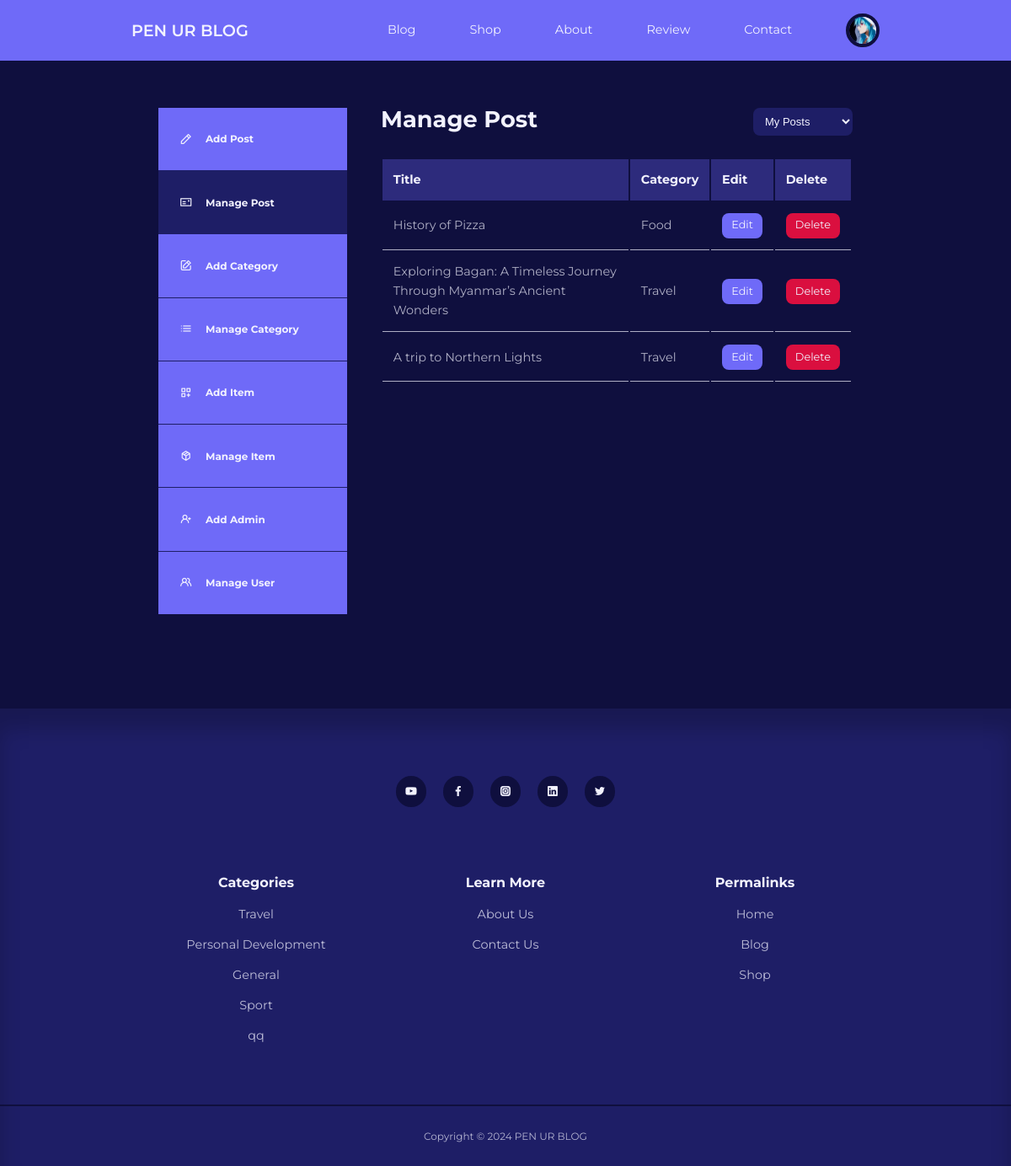
/blog/admin/ (signed in), run on the app's committed database.
### tables this page shows
CREATE TABLE `users` (
  `id` int(11) UNSIGNED NOT NULL,
  `username` varchar(50) NOT NULL,
  `email` varchar(100) NOT NULL,
  `password` varchar(255) NOT NULL,
  `avatar` varchar(255) NOT NULL,
  `is_admin` tinyint(1) NOT NULL,
  `bio` varchar(255) NOT NULL,
  `reset_token_hash` varchar(64) DEFAULT NULL,
  `reset_token_expires_at` datetime DEFAULT NULL
);

CREATE TABLE `posts` (
  `id` int(11) UNSIGNED NOT NULL,
  `title` varchar(255) NOT NULL,
  `body` text NOT NULL,
  `thumbnail` varchar(255) NOT NULL,
  `date_time` timestamp NOT NULL DEFAULT current_timestamp(),
  `category_id` int(11) UNSIGNED DEFAULT NULL,
  `author_id` int(11) UNSIGNED NOT NULL,
  `is_featured` tinyint(1) NOT NULL
);

CREATE TABLE `categories` (
  `id` int(11) UNSIGNED NOT NULL,
  `title` varchar(50) NOT NULL,
  `description` text NOT NULL
);

### blog/admin/partials/header.php (called while the page is built, shortened)
<?php
require '../partials/header.php';

### blog/admin/index.php (the view, shortened to what this page needs)
<?php
include 'partials/header.php';
$current_user_id = $_SESSION['user-id'];
$filter = isset($_GET['filter']) ? $_GET['filter'] : 'my_posts';
if ($user['is_admin'] == 1) {
    if ($filter === 'my_posts') {
        $query = "SELECT id, title, category_id, author_id FROM posts WHERE author_id=$current_user_id ORDER BY id DESC";
    } elseif ($filter === 'others_posts') {
        $query = "SELECT posts.id, posts.title, posts.category_id, posts.author_id, users.username FROM posts JOIN users ON posts.author_id = users.id WHERE posts.author_id != $current_user_id ORDER BY posts.id DESC";
    }
} else {
    $query = "SELECT id, title, category_id, author_id FROM posts WHERE author_id=$current_user_id ORDER BY id DESC";
}
$posts = mysqli_query($connection, $query);
?>
<section class="dashboard">
    <div class="container dashboard__container">
        <aside>
            <ul>
                <li>
                    <a href="add-post.php"><i class="uil uil-pen"></i>
                    <h5>Add Post</h5>
                    </a>
                </li>
                <li>
                    <a href="index.php" class="active"><i class="uil uil-postcard"></i>
                    <h5>Manage Post</h5>
                    </a>
                </li>
                <li>
                    <a href="add-category.php"><i class="uil uil-edit"></i>
                    <h5>Add Category</h5>
                    </a>
                </li>
                <?php if (isset($_SESSION['user_is_admin'])) : ?>
                    <li>
                        <a href="manage-categories.php"><i class="uil uil-list-ul"></i>
                        <h5>Manage Category</h5>
                        </a>
                    </li>
                    <li>
                        <a href="add-item.php"><i class="uil uil-create-dashboard"></i>
                        <h5>Add Item</h5>
                        </a>
                    </li>
                    <li>
                        <a href="manage-item.php"><i class="uil uil-box"></i>
                        <h5>Manage Item</h5>
                        </a>
                    </li>
                    <li>
                        <a href="add-user.php"><i class="uil uil-user-plus"></i>
                        <h5>Add Admin</h5>
                        </a>
                    </li>
                    <li>
                        <a href="manage-users.php"><i class="uil uil-users-alt"></i>
                        <h5>Manage User</h5>
                        </a>
                    </li>
                <?php endif ?>
            </ul>
        </aside>
        <main>
            <div class="filters">
                <h2>Manage Post</h2>
                <?php if ($user['is_admin'] == 1) : ?>
                    <form method="GET" action="">
                        <select name="filter" onchange="this.form.submit()" class="filter__tag">
                            <option value="my_posts" <?= isset($_GET['filter']) && $_GET['filter'] === 'my_posts' ? 'selected' : '' ?>>My Posts</option>
                        </select>
                    </form>
                <?php endif ?>
            </div>
            <?php if (mysqli_num_rows($posts) > 0) : ?>
                <div class="scroll_table">
                    <table>
                        <thead>
                            <tr>
                                <th>Title</th>
                                <th>Category</th>
                                <?php if ($filter == 'my_posts') : ?>
                                    <th>Edit</th>
                                <?php else : ?>
                                    <th>Edit</th>
                                    <th>Author Name</th>
                                <?php endif ?>
                                <th>Delete</th>
                            </tr>
                        </thead>
                        <tbody>
                            <?php while ($post = mysqli_fetch_assoc($posts)) : ?>
                                <?php
                                $category_id = $post['category_id'];
                                $category_query = "SELECT title FROM categories WHERE id=$category_id";
                                $category_result = mysqli_query($connection, $category_query);
                                $category = mysqli_fetch_assoc($category_result);
                                ?>
                                <tr>
                                    <td><?= $post['title'] ?></td>
                                    <td><?= $category['title'] ?></td>
                                    <?php if ($filter == 'my_posts') : ?>
                                        <td><a href="<?= ROOT_URL ?>admin/edit-post.php?id=<?= $post['id'] ?>" class="btn sm">Edit</a></td>
                                    <?php else : ?>
                                        <td><?= $post['username'] ?></td>
                                        <td><a href="<?= ROOT_URL ?>admin/edit-all-post.php?id=<?= $post['id'] ?>" class="btn sm">Edit</a></td>
                                    <?php endif ?>
                                    <td><a href="<?= ROOT_URL ?>admin/delete-post.php?id=<?= $post['id'] ?>" class="btn sm danger">Delete</a></td>
                                </tr>
                            <?php endwhile ?>
                        </tbody>
                    </table>
                </div>
            <?php else : ?>
                <div class="alert__message error"><?= "No posts found" ?></div>
            <?php endif ?>
        </main>
    </div>
</section>
<?php
include '../partials/footer.php';
?>

### blog/partials/header.php (shortened to what this page needs)
<?php
require 'config/database.php';
if (isset($_SESSION['user-id'])) {
    $id = filter_var($_SESSION['user-id'], FILTER_SANITIZE_NUMBER_INT);
    $query = "SELECT * FROM users WHERE id=$id";
    $result = mysqli_query($connection, $query);
    $user = mysqli_fetch_assoc($result);
}
?>
<!DOCTYPE html>
<html lang="en">
<head>
    <link rel="stylesheet" href="<?= ROOT_URL ?>css/style.css">
    <link rel="stylesheet" href="https://unicons.iconscout.com/release/v4.0.0/css/line.css">
</head>
<body>
    <nav>
        <div class="container nav__container">
            <a href="<?= ROOT_URL ?>" class="nav__logo">PEN UR BLOG</a>
            <ul class="nav__items">
                <li><a href="<?= ROOT_URL ?>blog.php">Blog</a></li>
                <li><a href="<?= ROOT_URL ?>shop.php">Shop</a></li>
                <li><a href="<?= ROOT_URL ?>about.php">About</a></li>
                <li><a href="<?= ROOT_URL ?>review.php">Review</a></li>
                <li><a href="<?= ROOT_URL ?>contact.php">Contact</a></li>
                <?php if (isset($_SESSION['user-id'])) : ?>
                    <li class="nav__profile">
                        <div class="avatar">
                            <img src="<?= ROOT_URL . 'images/' . $user['avatar'] ?>">
                        </div>
                    </li>
                <?php else : ?>
                    <li><a href="<?= ROOT_URL ?>signin.php">LogIn</a></li>
                <?php endif ?>
            </ul>
        </div>
    </nav>

### blog/partials/footer.php (shortened to what this page needs)
<?php
$category_query = "SELECT * FROM categories ORDER BY RAND() LIMIT 5";
$category_result = mysqli_query($connection, $category_query);
?>
<footer>
        <div class="footer__socials">
            <a href="https://youtube.com/egatortutorials" target="_blank"><i class="uil uil-youtube"></i></a>
            <a href="https://facebook.com" target="_blank"><i class="uil uil-facebook-f"></i></a>
            <a href="https://instagram.com" target="_blank"><i class="uil uil-instagram-alt"></i></a>
            <a href="https://linkedin.com" target="_blank"><i class="uil uil-linkedin"></i></a>
            <a href="https://twitter.com" target="_blank"><i class="uil uil-twitter"></i></a>
        </div>
        <div class="container footer__container">
            <article>
                <h4>Categories</h4>
                <ul>
                    <?php while ($category = mysqli_fetch_assoc($category_result)): ?>
                        <li><a href="<?= ROOT_URL ?>category-posts.php?id=<?= $category['id'] ?>"><?= $category['title']     ?></a></li>
                    <?php endwhile ?>
                </ul>
            </article>
            <article>
                <h4>Learn More</h4>
                <ul>
                    <li><a href="about.php">About Us</a></li>
                    <li><a href="contact.php">Contact Us</a></li>
                </ul>
            </article>
            <article>
                <h4>Permalinks</h4>
                <ul>
                    <li><a href="index.php">Home</a></li>
                    <li><a href="blog.php">Blog</a></li>
                    <li><a href="shop.php">Shop</a></li>
                </ul>
            </article>
        </div>
        <div class="footer__copyright">
            <small>Copyright &copy; 2024 PEN UR BLOG</small>
        </div>
    </footer>
</body>
</html>

### blog/css/style.css (style rules this page uses)
:root { --color-primary: #6f6af8; --color-primary-light: hsl(242, 91%, 69%, 18%); --color-primary-variant: #5854c7; --color-red: #da0f3f; --color-red-light: hsl(346, 87%, 46%, 15%); --color-green: #00c476; --color-green-light: hsl(156, 100%, 38%, 15%); --color-gray-900: #1e1e66; --color-gray-700: #2d2b7c; --color-gray-300: rgba(242, 242, 254, 0.3); --color-gray-200: rgba(242, 242, 254, 0.7); --color-white: #f2f2fe; --color-bg: #0f0f3e; --transition: all 300ms ease; --container-width-lg: 74%; --container-width-md: 88%; --form-width: 40%; --card-border-radius-1: 0.3rem; --card-border-radius-2: 0.5rem; --card-border-radius-3: 0.8rem; --card-border-radius-4: 2rem; --card-border-radius-5: 5rem; }
* { margin: 0; padding: 0; outline: 0; border: 0; appearance: 0; list-style: none; text-decoration: none; box-sizing: border-box; }
body { font-family: 'Montserrat', sans-serif; line-height: 1.6; color: var(--color-gray-200); overflow-x: hidden; background: var(--color-bg); font-size: 0.9em; }
.container { width: var(--container-width-lg); max-width: 1800px; margin-inline: auto; }
section { margin-top: 3rem; width: 100vw; }
h1, h2, h3, h4, h5 { color: var(--color-white); line-height: 1.3; }
h2 { font-size: 1.7rem; margin: 1rem 0; }
h4 { font-size: 1rem; }
a { color: var(--color-white); transition: var(--transition); }
img { display: block; width: 100%; object-fit: cover; }
nav { background: var(--color-primary); width: 100vw; height: 4.5rem; position: fixed; top: 0; z-index: 10; box-shadow: 0 1rem 1rem rgba(0, 0, 0, 0, 2); }
.nav__container { height: 100%; display: flex; align-items: center; justify-content: space-between; }
.avatar { width: 2.5rem; height: 2.5rem; border-radius: 50%; overflow: hidden; border: 0.3rem solid var(--color-bg); }
.nav__logo { font-weight: 600; font-size: 1.2rem; }
.nav__items { display: flex; align-items: center; gap: 4rem; }
.nav__profile { position: relative; cursor: pointer; }
footer { background: var(--color-gray-900); padding: 5rem 0 0; box-shadow: inset 0 1.5rem 1.5rem rgba(0, 0, 0, 0.2); }
.footer__socials { margin-inline: auto; width: fit-content; margin-bottom: 5rem; display: flex; justify-content: space-between; align-items: center; gap: 1.2rem; }
.footer__socials a { background: var(--color-bg); border-radius: 50%; width: 2.3rem; height: 2.3rem; display: flex; align-items: center; justify-content: center; }
.footer__container { display: grid; grid-template-columns: repeat(3, 1fr); text-align: center; }
footer h4 { color: var(--color-white); margin-bottom: 0.6rem; }
footer ul li { padding: 0.4rem 0; }
footer ul a { opacity: 0.75; }
.footer__copyright { text-align: center; padding: 1.5rem 0; border-top: 2px solid var(--color-bg); margin-top: 4rem; }
.btn { display: inline-block; width: fit-content; padding: 0.6rem 1.2rem; background-color: var(--color-primary); border-radius: var(--card-border-radius-2); cursor: pointer; transition: var(--transition); color: var(--color-white); }
.btn.sm { padding: 0.3rem 0.7rem; font-size: 0.8rem; }
.btn.danger { background: var(--color-red); }
form { display: flex; flex-direction: column; gap: 1rem; }
input, textarea, select { padding: 0.8rem 1.4rem; background-color: var(--color-gray-900); border-radius: var(--card-border-radius-2); resize: none; color: var(--color-white); }
.filters { display: flex; justify-content: space-between; }
.filter__tag { font-size: 13px; padding: 8px 10px; }
.filter__tag option { font-size: 13px; padding: 8px 10px; }
.dashboard { margin-top: 6rem; }
.dashboard__container { display: grid; grid-template-columns: 14rem auto; gap: 1rem; background-color: #0f0f3e; padding: 2rem; margin-bottom: 5rem; }
.dashboard aside a { background-color: var(--color-primary); display: flex; gap: 1rem; align-items: center; padding: 1.6rem; }
.dashboard aside ul li:not(:last-child) a { border-bottom: 1px solid var(--color-gray-900); }
.dashboard aside a.active { background-color: var(--color-gray-900); }
.dashboard main { margin-left: 1.5rem; }
.dashboard main h2 { margin: 0 0 2rem 0; line-height: 1; }
.dashboard main table { width: 100%; text-align: left; }
.dashboard main table th { background: var(--color-gray-700); padding: 0.8rem; color: var(--color-white); }
.dashboard main table td { padding: 0.8rem; border-bottom: 1px solid var(--color-gray-200); }
.scroll_table { overflow-y: auto; height: 500px; }
table th { position: sticky; top: 0; }

### data on the page
users: avatar (picture)
posts: title "History of Pizza", category.title "Food"
posts: title "Exploring Bagan: A Timeless Journey Through Myanmar’s Ancient Wonders", category.title "Travel"
posts: title "A trip to Northern Lights", category.title "Travel"
categories: title "Travel"
categories: title "Personal Development"
categories: title "General"
categories: title "Sport"
categories: title "qq"
